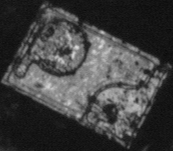
//> input picture NCC/Images/pattern.bmp, 173 x 151 px
$ ./MVDesign   (built with g++ and OpenCV 4)
//> lines starting //> are read from the running program, lines starting //| are printed output that depends on the picture; after the words box and inside, x2 and y2 are one past the last pixel; in counts of white or black regions, pixels touching at a corner belong together
#include<iostream>
#include<opencv2/opencv.hpp>
#include<opencv2/core/core.hpp>
#define pi 3.141593

using namespace cv;
using namespace std;

void rotate_arbitrarily_angle(Mat& src, Mat& dst, float angle);
void Image_Mean_Variance(Mat src);
float NCC(int r, int c, Mat TemplateImage, Mat TargetImage, float TemplateMean, float TemplateVariance);
float tempData[2] = { 0 };
float Q_rsqrt(float number);
float sqrt3(float x);

int main(void)
{
	Mat tempImage[4], tarImage[4];

	//读图
	Mat temp = imread("C:/Users/fanss/Desktop/images/pattern.bmp");
//> temp is the input picture: 151 rows x 173 cols, CV_8UC3; min 7, max 219, mean 64.5
	Mat tar = imread("C:/Users/fanss/Desktop/images/IMAGEB15.bmp");
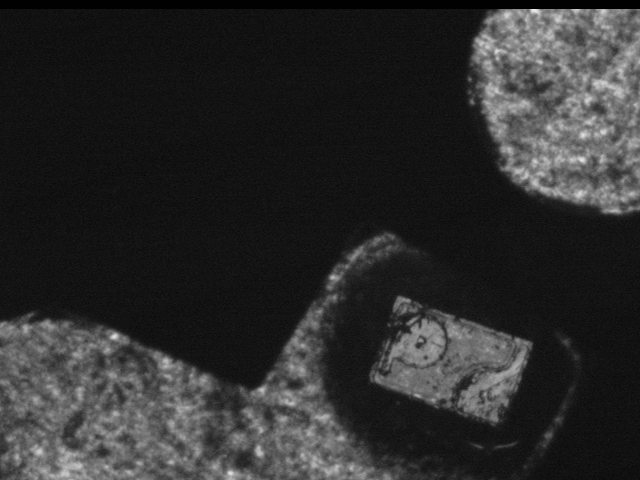
//> input picture NCC/Images/IMAGEB15.bmp, 640 x 480 px
//> tar is the input picture: 480 rows x 640 cols, CV_8UC3; min 1, max 238, mean 44.4
	//转为灰度图
	cvtColor(temp, tempImage[0], COLOR_BGR2GRAY);
	cvtColor(tar, tarImage[0], COLOR_BGR2GRAY);

	//降采样
	pyrDown(tarImage[0], tarImage[1], Size(tarImage[0].cols / 2, tarImage[0].rows / 2));
	pyrDown(tarImage[1], tarImage[2], Size(tarImage[1].cols / 2, tarImage[1].rows / 2));
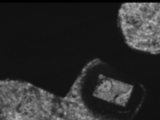
//> tarImage[2]: 120 rows x 160 cols, CV_8UC1; min 1, max 182, mean 44.2
	pyrDown(tarImage[2], tarImage[3], Size(tarImage[2].cols / 2, tarImage[2].rows / 2));

	pyrDown(tempImage[0], tempImage[1], Size(tempImage[0].cols / 2, tempImage[0].rows / 2));
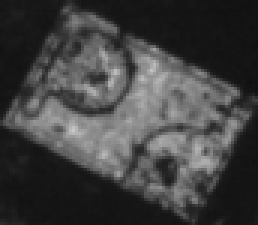
//> tempImage[1]: 75 rows x 86 cols, CV_8UC1 (shown 3 times larger); min 15, max 200, mean 65.1
	pyrDown(tempImage[1], tempImage[2], Size(tempImage[1].cols / 2, tempImage[1].rows / 2));
	pyrDown(tempImage[2], tempImage[3], Size(tempImage[2].cols / 2, tempImage[2].rows / 2));

	int maxRow = 0, maxCol = 0;
	float maxNCC = 0, ncc = 0, maxAngle = 0;
	Mat tempRotate;

	double start = static_cast<double>(getTickCount());

	for (int i = 0; i < 18; i++) {
		rotate_arbitrarily_angle(tempImage[3], tempRotate, i * 20);
		Image_Mean_Variance(tempRotate);
		//cout << tempData[0] << "   " << tempData[1] << endl;
		for (int r = 0; r < tarImage[3].rows - tempRotate.rows; r++) {
			for (int c = 0; c < tarImage[3].cols - tempRotate.cols; c++) {
				ncc = NCC(r, c, tempRotate, tarImage[3], tempData[0], tempData[1]);
				if (ncc > maxNCC) {
					maxNCC = ncc;
					maxRow = r;
					maxCol = c;
					maxAngle = i * 20;
				}
			}
		}
	}
//> this loop made 18 passes
//> (radian in rotate_arbitrarily_angle, affine_matrix in rotate_arbitrarily_angle, sinVal in rotate_arbitrarily_angle, cosVal in rotate_arbitrarily_angle, x in rotate_arbitrarily_angle, y in rotate_arbitrarily_angle, rect in rotate_arbitrarily_angle, ncc) on passes 2 to 7: (0.349, [[0.94, 0.342, -3.94], [-0.342, 0.94, 5.63]], 0.342, 0.94, 2, 2, Rect(2, 2, 25, 24), 0.257), (0.698, [[0.766, 0.643, -5.72], [-0.643, 0.766, 12.27]], 0.643, 0.766, 1, 0, Rect(1, 0, 27, 27), 0.324), (1.05, [[0.5, 0.866, -5.12], [-0.866, 0.5, 19.12]], 0.866, 0.5, 1, 0, Rect(1, 0, 26, 27), 0.189), (1.4, [[0.174, 0.985, -2.22], [-0.985, 0.174, 25.36]], 0.985, 0.174, 4, 2, Rect(4, 2, 21, 23), 0.0267), (1.75, [[-0.174, 0.985, 2.64], [-0.985, -0.174, 30.22]], 0.985, 0.174, 4, 2, Rect(4, 2, 21, 23), 0.0278), (2.09, [[-0.5, 0.866, 8.88], [-0.866, -0.5, 33.12]], 0.866, 0.5, 1, 0, Rect(1, 0, 26, 27), 0.196)
//> ncc on pass 1: -0.0756
//> pass 1, in rotate_arbitrarily_angle, `copyMakeBorder(src, dst, dy, dy, dx, dx, BORDER_CONSTANT);`:
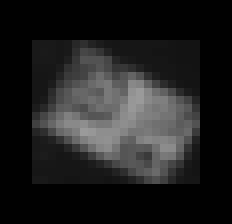
//> dst: 28 rows x 29 cols, CV_8UC1 (shown 8 times larger); min 0, max 154, mean 31.6
//> after the loop:
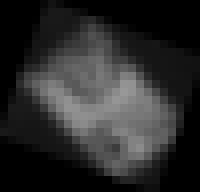
//> tempRotate: 24 rows x 25 cols, CV_8UC1 (shown 8 times larger); min 0, max 152, mean 42.7
//> after the loop, ncc = 0.226; maxNCC = 0.89; maxRow = 36; maxCol = 46; maxAngle = 0
	cout << maxCol << "           " << maxRow <<"        "<<maxAngle<< endl;
//| 46           36        0

	float maxAngletemp, step = 20;
	int maxRowtemp, maxColtemp;
	for (int t = 2; t >= 0; t--)
	{
		maxAngletemp = maxAngle;
		maxRow *= 2;
		maxCol *= 2;
		maxNCC = 0;
		maxRowtemp = maxRow;
		maxColtemp = maxCol;
		step /= 5;
		for (int i = -3; i < 4; i++) {
			rotate_arbitrarily_angle(tempImage[t], tempRotate, maxAngle + i * step);
			//cout << i << "    ";
			Image_Mean_Variance(tempRotate);
			//cout << *tempData << "   " << *(tempData + 2) << endl;
			for (int r = -3; r < 1; r++) {
				//cout << r << endl;
				for (int c = -3; c < 1; c++) {
					//cout << maxRow * 2 << endl;
					ncc = NCC(maxRowtemp + r, maxColtemp + c, tempRotate, tarImage[t], tempData[0], tempData[1]);
					if (ncc > maxNCC) {
						maxNCC = ncc;
						maxRow = maxRowtemp + r;
						maxCol = maxColtemp + c;
						maxAngle = maxAngletemp + i * step;
					}
				}
			}
		}
		cout << "坐标(" << maxCol << "," << maxRow << ")   角度" << maxAngle << endl;
	}
//> this loop made 3 passes
//> (maxAngletemp, maxRow, maxCol, maxRowtemp, maxColtemp, ncc, maxNCC, maxAngle) on passes 1 to 3: (0, 69, 89, 72, 92, 0, 0.873, 8), (8, 137, 176, 138, 178, 0.816, 0.878, 9.6), (9.6, 274, 352, 274, 352, 0.85, 0.853, 9.92)
//| 坐标(89,69)   角度8
//| 坐标(176,137)   角度9.6
//| 坐标(352,274)   角度9.92
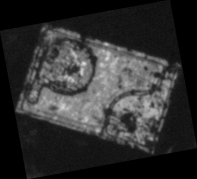
//> tempRotate: 179 rows x 197 cols, CV_8UC1; min 0, max 215, mean 47.8
//> after the loop, maxRow = 274; maxCol = 352; maxNCC = 0.853; step = 0.16; ncc = 0.85; tempData = [47.82, 2548.2]; maxAngle = 9.92

	double time = ((double)getTickCount() - start) / getTickFrequency();
	cout << "所用时间:" << time << "s" << endl;


	int centerCol = maxCol + tempRotate.cols / 2, centerRow = maxRow + tempRotate.rows / 2;
//> centerCol = 450; centerRow = 363
	float len = sqrt(tempImage[0].cols * tempImage[0].cols + tempImage[0].rows * tempImage[0].rows) / 2;
//> len = 114.8
	float theta0 = atan2f(tempImage[0].rows, tempImage[0].cols);
//> theta0 = 0.718
	float phi1 = theta0 + maxAngle * pi / 180, phi2 = theta0 - maxAngle * pi / 180;
//> phi1 = 0.891; phi2 = 0.544
	float deltaCol = len * cosf(phi1), deltaRow = len * sinf(phi2);
//> deltaCol = 72.2; deltaRow = 59.47

	line(tarImage[0], Point(centerCol - len * cosf(phi1), centerRow + len * sinf(phi1)), Point(centerCol + len * cosf(phi2), centerRow + len * sinf(phi2)), Scalar(255, 0, 0), 2);
	line(tarImage[0], Point(centerCol + len * cosf(phi2), centerRow + len * sinf(phi2)), Point(centerCol + len * cosf(phi1), centerRow - len * sinf(phi1)), Scalar(255, 0, 0), 2);
	line(tarImage[0], Point(centerCol + len * cosf(phi1), centerRow - len * sinf(phi1)), Point(centerCol - len * cosf(phi2), centerRow - len * sinf(phi2)), Scalar(255, 0, 0), 2);
	line(tarImage[0], Point(centerCol - len * cosf(phi2), centerRow - len * sinf(phi2)), Point(centerCol - len * cosf(phi1), centerRow + len * sinf(phi1)), Scalar(255, 0, 0), 2);
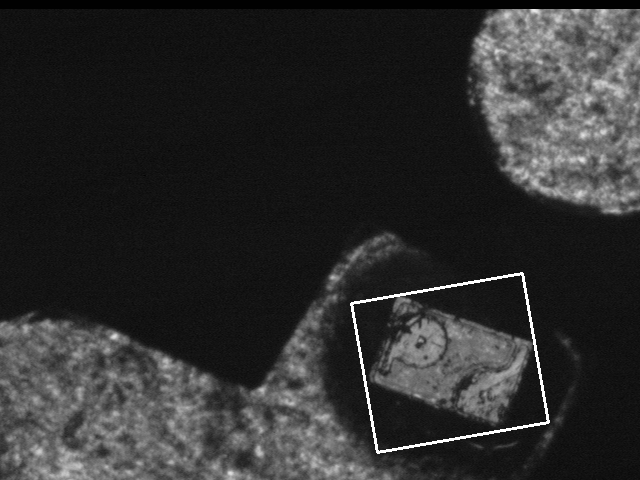
//> tarImage[0]: 480 rows x 640 cols, CV_8UC1; min 1, max 255, mean 45.9

	circle(tarImage[0], Point(centerCol,centerRow), 3, Scalar(255, 0, 0),-1);
//> tarImage[0]: 480 rows x 640 cols, CV_8UC1; 29 pixels changed, all inside (x1, y1, x2, y2) = (447, 360, 454, 367)

	//rectangle(tarImage[1], Rect(maxCol, maxRow, tempRotate.cols, tempRotate.rows), Scalar(255, 0, 0));
	imshow("1", tarImage[0]);
	imshow("2", tempImage[0]);

	waitKey(0);
	return 0;
}

//求图像的均值和方差
void Image_Mean_Variance(Mat src)
{
	int n = src.cols * src.rows;   //像素总数
	//均值
	float mt = 0;
	for (int r = 0; r < src.rows; r++) {
		for (int c = 0; c < src.cols; c++) {
			mt += src.at<uchar>(r, c);
		}
	}
	mt /= n;
	//方差
	float st2 = 0;
	for (int r = 0; r < src.rows; r++) {
		for (int c = 0; c < src.cols; c++) {
			st2 += (src.at<uchar>(r, c) - mt) * (src.at<uchar>(r, c) - mt);
		}
	}
	st2 /= n;

	tempData[0] = mt;
	tempData[1] = st2;
}

//(r,c)的NCC值
float NCC(int r, int c, Mat TemplateImage, Mat TargetImage, float TemplateMean, float TemplateVariance)
{
	float NCC = 0, mf = 0, sf2 = 0;
	int Num = TemplateImage.rows * TemplateImage.cols;

	if (r > TargetImage.rows - TemplateImage.rows || c > TargetImage.cols - TemplateImage.cols) {
		return 0;
	}
	//计算(r,c)的mf
	for (int u = 0; u < TemplateImage.rows; u++) {
		for (int v = 0; v < TemplateImage.cols; v++) {
			mf += TargetImage.at<uchar>(r + u, c + v);
		}
	}
	mf /= Num;

	//计算(r,c)的sf2
	for (int u = 0; u < TemplateImage.rows; u++) {
		for (int v = 0; v < TemplateImage.cols; v++) {
			sf2 += (TargetImage.at<uchar>(r + u, c + v) - mf) * (TargetImage.at<uchar>(r + u, c + v) - mf);
		}
	}
	sf2 /= Num;
	//cout << "sf2    " << sf2 << endl;
	float sf = sqrt3(sf2);

	float st = sqrt3(TemplateVariance);

	//计算(r,c)的NCC
	for (int u = 0; u < TemplateImage.rows; u++) {
		for (int v = 0; v < TemplateImage.cols; v++) {
			NCC += ((TemplateImage.at<uchar>(u, v) - TemplateMean) / st) * ((TargetImage.at<uchar>(u + r, v + c) - mf) / sf);
		}
	}
	NCC /= Num;
	return NCC;
}

//旋转图像
void rotate_arbitrarily_angle(Mat& src, Mat& dst, float angle)
{
	float radian = (float)(angle / 180.0 * CV_PI);

	//填充图像
	int maxBorder = (int)(max(src.cols, src.rows) * 1.414); //即为sqrt(2)*max
	int dx = (maxBorder - src.cols) / 2;
	int dy = (maxBorder - src.rows) / 2;
	copyMakeBorder(src, dst, dy, dy, dx, dx, BORDER_CONSTANT);

	//旋转
	Point2f center((float)(dst.cols / 2), (float)(dst.rows / 2));
	Mat affine_matrix = getRotationMatrix2D(center, angle, 1.0);//求得旋转矩阵
	warpAffine(dst, dst, affine_matrix, dst.size());

	//计算图像旋转之后包含图像的最大的矩形
	float sinVal = abs(sin(radian));
	float cosVal = abs(cos(radian));
	Size targetSize((int)(src.cols * cosVal + src.rows * sinVal),
		(int)(src.cols * sinVal + src.rows * cosVal));

	//剪掉多余边框
	int x = (dst.cols - targetSize.width) / 2;
	int y = (dst.rows - targetSize.height) / 2;
	Rect rect(x, y, targetSize.width, targetSize.height);
	dst = Mat(dst, rect);
}

float Q_rsqrt(float number)
{
	long i;
	float x2, y;
	const float threehalfs = 1.5F;

	x2 = number * 0.5F;
	y = number;
	i = *(long*)&y;  // evil floating point bit level hacking
	i = 0x5f3759df - (i >> 1); // what the fuck?
	y = *(float*)&i;
	y = y * (threehalfs - (x2 * y * y)); // 1st iteration
	// y  = y * ( threehalfs - ( x2 * y * y ) ); // 2nd iteration, this can be removed

#ifndef Q3_VM
#ifdef __linux__
	assert(!isnan(y)); // bk010122 - FPE?
#endif
#endif
	return y;
}

float sqrt3(float x) {
	//float后加f转换成double类型
	if (x == 0) return 0;
	float result = x;
	float xhalf = 0.5f * result;
	int i = *(int*)&result;

	// what the fuck?
	i = 0x5f3759df - (i >> 1);
	result = *(float*)&i;
	result = result * (1.5f - xhalf * result * result);
	result = result * (1.5f - xhalf * result * result);
	return 1.0f / result;
}
